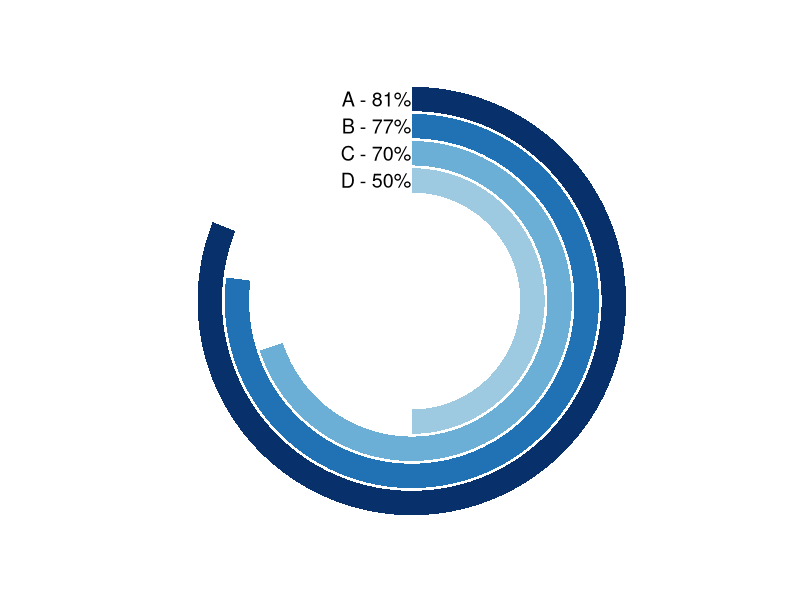

Generate this figure with R:
# Radial barplot

# Library 
library(ggplot2)

# Dataset
Category <- c("A", "B", "C", "D")
Percent <- c(81, 77, 70, 50)
df <- data.frame(Category,Percent)

# Create some "empty" entries
len <- 4
df2 <- data.frame(Category = letters[1:len], Percent = rep(0, len), Category2 = rep("", len))
df$Category2 <- paste0(df$Category," - ",df$Percent,"%")

# Append number to category
df <- rbind(df, df2)

# Set factor to plot in descending order 
df$Category <-
  factor(df$Category, 
         levels=rev(df$Category))

# Radial barplot
ggplot(df, aes(x = Category, y = Percent,
               fill = Category2)) + 
  geom_bar(width = 0.9, stat="identity") + 
  coord_polar(theta = "y") +
  xlab("") + ylab("") +
  ylim(c(0,100)) +
  ggtitle("") +
  geom_text(data = df, hjust = 1, size = 5,
            aes(x = Category, y = 0, label = Category2)) +
  scale_fill_manual(values=c("#c6dbef","#08306b", "#2171b5", "#6baed6", "#9ecae1")) +
  theme_minimal() +
  theme(legend.position = "none",
        panel.grid.major = element_blank(),
        panel.grid.minor = element_blank(),
        axis.line = element_blank(),
        axis.text.y = element_blank(),
        axis.text.x = element_blank(),
        axis.ticks = element_blank())